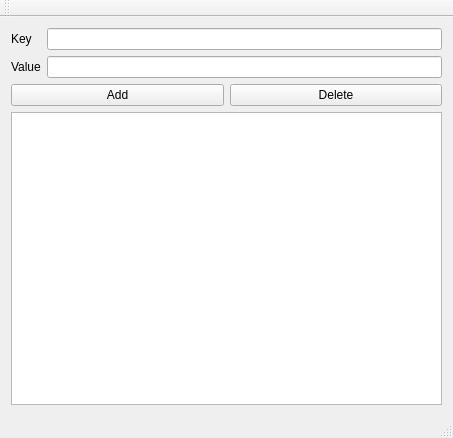
<?xml version="1.0" encoding="UTF-8"?>
<ui version="4.0">
 <class>MainWindow</class>
 <widget class="QMainWindow" name="MainWindow">
  <property name="geometry">
   <rect>
    <x>0</x>
    <y>0</y>
    <width>453</width>
    <height>438</height>
   </rect>
  </property>
  <property name="windowTitle">
   <string>MainWindow</string>
  </property>
  <widget class="QWidget" name="centralWidget">
   <layout class="QVBoxLayout" name="verticalLayout">
    <item>
     <layout class="QGridLayout" name="gridLayout">
      <item row="0" column="0">
       <widget class="QLabel" name="label">
        <property name="text">
         <string>Key</string>
        </property>
       </widget>
      </item>
      <item row="0" column="1">
       <widget class="QLineEdit" name="eKey"/>
      </item>
      <item row="1" column="0">
       <widget class="QLabel" name="label_2">
        <property name="text">
         <string>Value</string>
        </property>
       </widget>
      </item>
      <item row="1" column="1">
       <widget class="QLineEdit" name="eValue"/>
      </item>
     </layout>
    </item>
    <item>
     <layout class="QHBoxLayout" name="horizontalLayout">
      <item>
       <widget class="QPushButton" name="btnAdd">
        <property name="text">
         <string>Add</string>
        </property>
       </widget>
      </item>
      <item>
       <widget class="QPushButton" name="btnDelete">
        <property name="text">
         <string>Delete</string>
        </property>
       </widget>
      </item>
     </layout>
    </item>
    <item>
     <widget class="QTableView" name="tableView">
      <property name="selectionBehavior">
       <enum>QAbstractItemView::SelectRows</enum>
      </property>
     </widget>
    </item>
   </layout>
  </widget>
  <widget class="QMenuBar" name="menuBar">
   <property name="geometry">
    <rect>
     <x>0</x>
     <y>0</y>
     <width>453</width>
     <height>22</height>
    </rect>
   </property>
  </widget>
  <widget class="QToolBar" name="mainToolBar">
   <attribute name="toolBarArea">
    <enum>TopToolBarArea</enum>
   </attribute>
   <attribute name="toolBarBreak">
    <bool>false</bool>
   </attribute>
  </widget>
  <widget class="QStatusBar" name="statusBar"/>
 </widget>
 <layoutdefault spacing="6" margin="11"/>
 <resources/>
 <connections/>
</ui>
